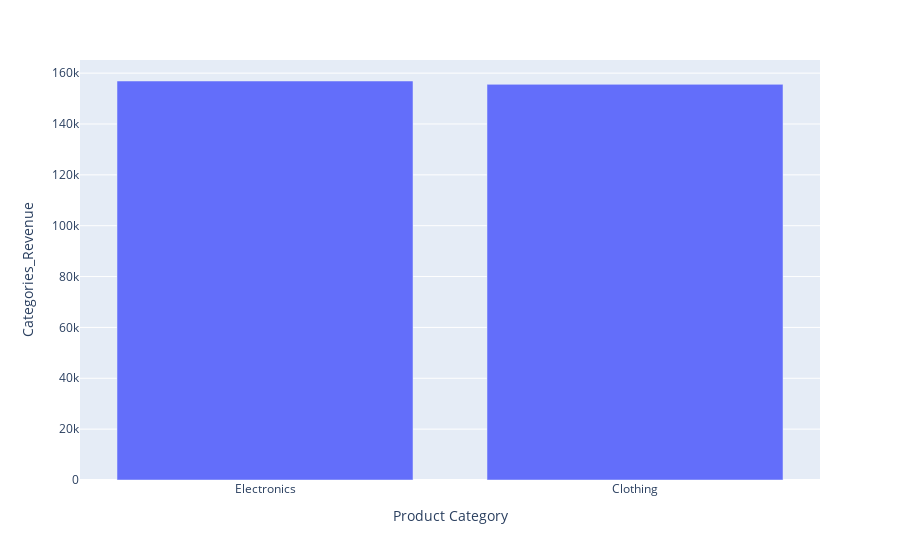

Notebook code cell kept with this figure:
### Code cell
# Bar Chart: Top 2 product categories by revenue
product_cat_revenue = sales_df.groupby(by='Product Category').agg(Categories_Revenue=('Total Amount', 'sum')).reset_index()
sorted_product_cat_revenue = product_cat_revenue.sort_values(by=['Categories_Revenue'], ascending=False)
px.bar(sorted_product_cat_revenue.head(2), x='Product Category', y='Categories_Revenue')

### Figure 1 — Plotly figure (JSON) as saved in the notebook; plotly's stock layout.template omitted (floating-point values rounded to 4 significant figures)
{"data": [{"alignmentgroup": "True", "hovertemplate": "Product Category=%{x}<br>Categories_Revenue=%{y}<extra></extra>", "legendgroup": "", "marker": {"color": "#636efa", "pattern": {"shape": ""}}, "name": "", "offsetgroup": "", "orientation": "v", "showlegend": false, "textposition": "auto", "type": "bar", "x": ["Electronics", "Clothing"], "xaxis": "x", "y": [156905, 155580], "yaxis": "y"}], "layout": {"barmode": "relative", "legend": {"tracegroupgap": 0}, "margin": {"t": 60}, "xaxis": {"anchor": "y", "domain": [0, 1], "title": {"text": "Product Category"}}, "yaxis": {"anchor": "x", "domain": [0, 1], "title": {"text": "Categories_Revenue"}}}}
